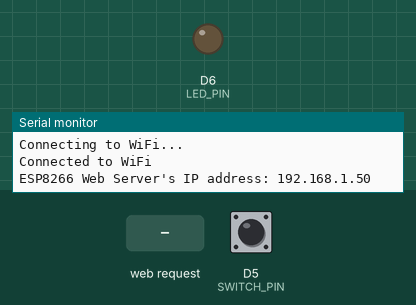
Recording of a sketch running on a simulated ESP8266 (NodeMCU). On the bench: output pins drawn as LEDs (lit = HIGH), the last lines printed to the serial monitor. Inputs (shaded band) come from the test bench; at power-on: D5 (SWITCH_PIN) HIGH. WiFi joins after 1.5 s; servers stay silent unless stated.

Above: at 3.2 s.
3.3 s: HTTP request GET /led1/on received
At 4.3 s:
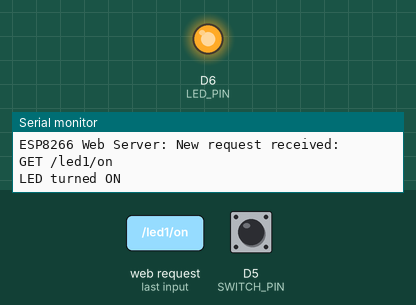
6.3 s: D5 (SWITCH_PIN) pulled LOW for 0.15 s
At 6.9 s:
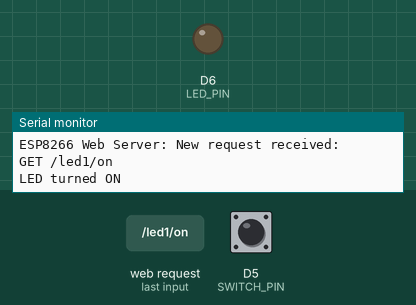
7.9 s: D5 (SWITCH_PIN) pulled LOW for 1 s
At 9.3 s:
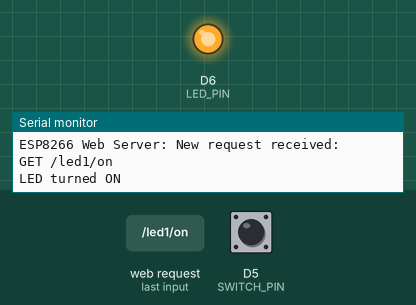
10.4 s: HTTP request GET /led1/off received
At 10.9 s:
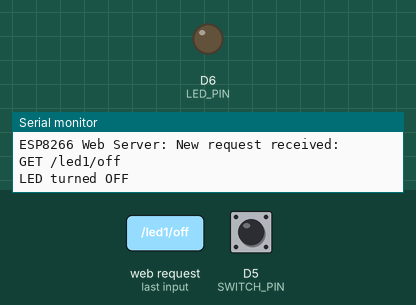
Timing chart, 0 to 12.9 s (numbered marks = the images above; inputs shaded):
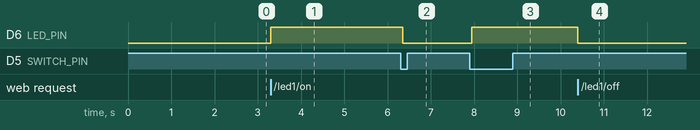

Measured:
- after the input at 3.3 s, D6 (LED_PIN): LOW → HIGH at once
- after the input at 6.3 s, D6 (LED_PIN): HIGH → LOW after 0.05 s
- after the input at 7.9 s, D6 (LED_PIN): LOW → HIGH after 0.05 s
- after the input at 10.4 s, D6 (LED_PIN): HIGH → LOW at once

The sketch:

LEDONOFF_REBT.ino
```cpp
#include <ESP8266WiFi.h>
#include <ESP8266WebServer.h>

#define LED_PIN D6  // The ESP8266 pin connected to LED
#define SWITCH_PIN D5  // The ESP8266 pin connected to the momentary switch

const char *ssid = "<ssid>";     // CHANGE IT
const char *password = "<password>";  // CHANGE IT

ESP8266WebServer server(80); // Web server on port 80

int LED_state = LOW;
int switchState = HIGH;
int lastSwitchState = HIGH;
unsigned long lastDebounceTime = 0;
unsigned long debounceDelay = 50;

String getHTML() {
  String html = "<!DOCTYPE HTML>";
  html += "<html>";
  html += "<head>";
  html += "<link rel='icon' href='data:,'>";
  html += "</head>";
  html += "<p>LED state: <span style='color: red;'>";

  if (LED_state == LOW)
    html += "OFF";
  else
    html += "ON";

  html += "</span></p>";
  html += "<a href='/led1/on'>Turn ON</a>";
  html += "<br><br>";
  html += "<a href='/led1/off'>Turn OFF</a>";
  html += "<br><br>";
  html += "<a href='/reboot'>Reboot</a>";
  html += "</html>";

  return html;
}

void setup() {
  Serial.begin(9600);
  pinMode(LED_PIN, OUTPUT);
  pinMode(SWITCH_PIN, INPUT_PULLUP); // Set the switch pin as input with internal pullup resistor

  // Connect to Wi-Fi
  WiFi.begin(ssid, password);
  while (WiFi.status() != WL_CONNECTED) {
    delay(1000);
    Serial.println("Connecting to WiFi...");
  }
  Serial.println("Connected to WiFi");
  WiFi.setAutoReconnect(true);
  WiFi.persistent(true);

  // Print the ESP8266's IP address
  Serial.print("ESP8266 Web Server's IP address: ");
  Serial.println(WiFi.localIP());

  // Home page
  server.on("/", HTTP_GET, []() {
    Serial.println("ESP8266 Web Server: New request received:");
    Serial.println("GET /");
    server.send(200, "text/html", getHTML());
  });

  // Route to control the LED
  server.on("/led1/on", HTTP_GET, []() {
    Serial.println("ESP8266 Web Server: New request received:");
    Serial.println("GET /led1/on");
    LED_state = HIGH;
    digitalWrite(LED_PIN, LED_state);
    Serial.println("LED turned ON");
    server.send(200, "text/html", getHTML());
  });
  server.on("/led1/off", HTTP_GET, []() {
    Serial.println("ESP8266 Web Server: New request received:");
    Serial.println("GET /led1/off");
    LED_state = LOW;
    digitalWrite(LED_PIN, LED_state);
    Serial.println("LED turned OFF");
    server.send(200, "text/html", getHTML());
  });

  // Route to reboot the ESP8266
  server.on("/reboot", HTTP_GET, []() {
    Serial.println("ESP8266 Web Server: New request received:");
    Serial.println("GET /reboot");
    server.send(200, "text/html", "<html><body><h1>Rebooting...</h1></body></html>");
    delay(1000);  // Give the web page time to send before rebooting
    ESP.restart();
  });

  // Start the server
  server.begin();
}

void loop() {
  // Handle client requests
  server.handleClient();

  // Read the state of the momentary switch
  int reading = digitalRead(SWITCH_PIN);

  // Check if the switch state has changed
  if (reading != lastSwitchState) {
    // Reset the debounce timer
    lastDebounceTime = millis();
  }

  // Check if the debounce delay has passed
  if ((millis() - lastDebounceTime) > debounceDelay) {
    // If the switch state has changed for longer than the debounce delay
    if (reading != switchState) {
      switchState = reading;

      // If the switch is pressed, toggle the LED state
      if (switchState == LOW) {
        LED_state = !LED_state;
        digitalWrite(LED_PIN, LED_state);
        server.send(200, "text/html", getHTML());
      }
    }
  }

  // Update the last switch state
  lastSwitchState = reading;
}
```
